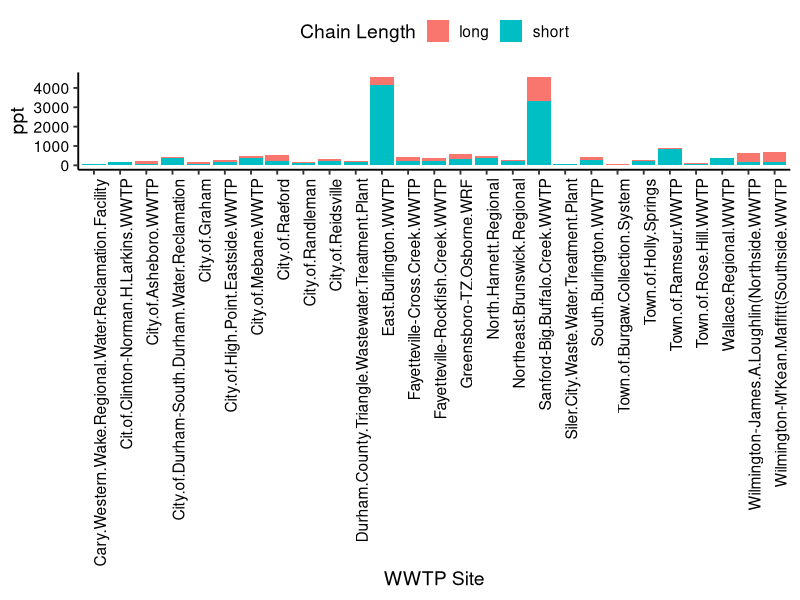
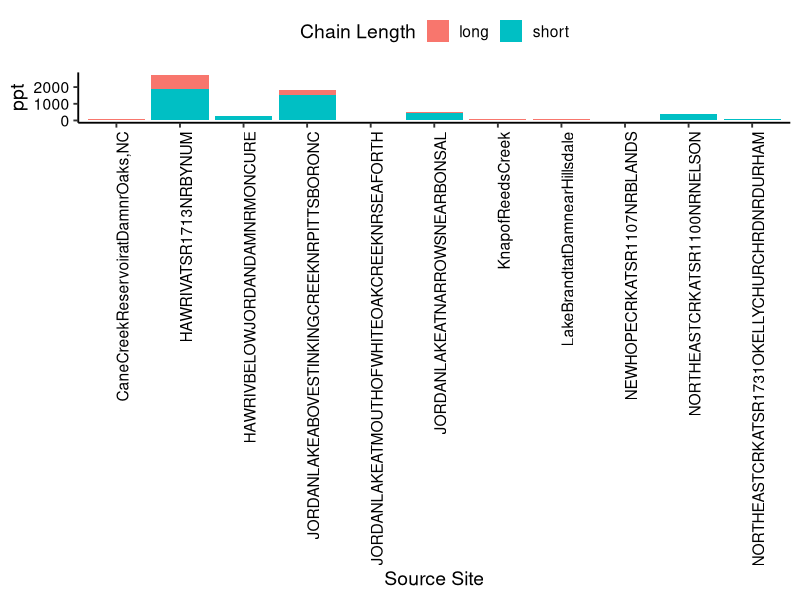

R code for these plots, in order: (Note: this script raises an error after producing the figures.)
## ---- chunk 1
knitr::opts_chunk$set(echo = TRUE)
## ---- chunk 2
# Set your working directory

getwd()

# Load your packages

library(tidyverse)
library(lubridate)

# Set your ggplot theme

mytheme <- theme_classic(base_size = 14) +
  theme(axis.text = element_text(color = "black"), 
        legend.position = "top")

theme_set(mytheme)

# Load your datasets
PFAS_WWTP_clean <- read.csv("./Data/Processed/PFAS_WWTP_clean.csv", stringsAsFactors = TRUE)

PFAS_WWTP_wide_clean <- read.csv("./Data/Processed/PFAS_WWTP_wide_clean.csv", stringsAsFactors = TRUE)

PFAS_Source_clean <- read.csv("./Data/Processed/PFAS_Source_clean.csv", stringsAsFactors = TRUE)

PFAS_Source_wide_clean <- read.csv("./Data/Processed/PFAS_Source_wide_clean.csv", stringsAsFactors = TRUE)

## ---- chunk 3

# want to know what type of remediation is needed to deal with their contamination (GAC short chain; RO both)

ggplot(subset(PFAS_WWTP_clean, !is.na(ppt)), aes(x = Site, y = ppt))+
  geom_col(aes(fill = chain.length)) +
  labs(fill = "Chain Length") +
  xlab("WWTP Site") +
  theme(axis.text.x = element_text(angle = 90,  hjust = 1))


ggplot(subset(PFAS_Source_clean, !is.na(ppt)), aes(x = Site, y = ppt))+
  geom_col(aes(fill = chain.length)) +
  labs(fill = "Chain Length") +
  xlab("Source Site") +
  theme(axis.text.x = element_text(angle = 90,  hjust = 1))



PFAS_wide_clean <- 
    PFAS_wide_clean %>% 
    rowwise() %>% 
    mutate(short.ppt = sum(PFBA, PFBS, PFHpA, PFHxA, PFPeS, PFPeA, na.rm = TRUE)) %>%
    mutate(long.ppt = sum(PFDS, PFDA, PFDoA, PFHpS, PFHxS, PFNS, PFNA, PFOSA, N.EtFOSAA, N.MeFOSAA, PFTeA, PFTriA, PFUnA, HFPO.DA, PFOA, PFOS, na.rm = TRUE))
  
# stacked histogram ppt vs site

ggplot(PFAS_WWTP_wide_clean, aes(x = Site, y = short.ppt))+
  geom_col(aes(fill = supp), width = 0.7)


ggplot(PFAS_WWTP_clean) +
  geom_col(aes(x = Site, y = ppt)) +
  scale_y_continuous(limits = c(0, 100))


PFAS_wide_clean %>% 
   select(-total) %>% 
   gather(type, count, burglaries:robberies) %>% 
   ggplot(., aes(x=year, y=count, fill=forcats::fct_rev(type))) +
   geom_bar(stat="identity")


## ---- chunk 4

# plot analytes by site shows the only analytes worth knowing

ggplot(PFAS_WWTP_clean, aes(fill=Analyte, y=ppt, x=Site)) +     geom_bar(position="stack", stat="identity") +
    labs(fill = "Analyte") +
    theme(axis.text.x=element_blank(),
        axis.ticks.x=element_blank()) +
  xlab("Source Sites")

## ---- chunk 5

# PROBLEM: wide dataset shows 8 sites with PFAS, long shows 11

# decide top sites to plot

topsites <-
  PFAS_wide_clean %>%
  filter(Type =="Source") %>%
  select(Type, Site, TotalPFAS)


topsites <- topsites[with(topsites,order(-TotalPFAS)),]

topsites <- topsites[1:8,]


topsites_wwtp <-
  PFAS_WWTP_wide_clean %>%
  select(Site, TotalPFAS)

topsites_wwtp <- topsites_wwtp[with(topsites_wwtp,order(-TotalPFAS)),]

topsites_wwtp <- topsites_wwtp[1:20,]



# facet wrap each site by x = analyte y = ppt

ggplot(topsites_wwtp, aes(x = Site, y = TotalPFAS)) + 
  geom_bar(stat="identity") +
  facet_wrap(vars(Site), nrow = 5) +
  ylab("Total PFAS (ppt)") +
  theme(axis.text.x=element_blank(),
        axis.ticks.x=element_blank()) 

## ---- chunk 6
#Any locations with Analyte above 30? 70?
#To do this, a simple pipe should do to filter out which analytes/site are above the given value.
#EPA_Processed_2018$Result <- subset(EPA_Processed_2018$Result, !is.na()) #converts the result into a numeric value instead of a factor

source_analyte_above_30 <- 
  PFAS_Source_clean %>%
  filter(ppt > 30)

source_analyte_above_70 <- 
  PFAS_Source_clean %>%
  filter(ppt > 70)

unique(source_analyte_above_30$Site) #11 Sites above 30 
unique(source_analyte_above_70$Site) #5 sites above 70


#Plotting the sites with more than 30/70
source_analyte_30_plot <- 
  ggplot(source_analyte_above_30, aes(x = Sample.Date, y = ppt, color = Site)) +
  geom_point(alpha = 0.5, size = 3)+
  theme(axis.text.x = element_text(angle = 45, hjust = 1))+
  theme(axis.text.x = element_text(size = 7))+
  geom_hline(yintercept = 30, lty = 2)+
  scale_y_continuous(breaks=c(30, 100, 200, 300, 400, 500, 600))+
  theme(legend.position = "right", 
        legend.text = element_text(size = 5), legend.title = element_text(size = 12))+
  xlab("Sample Date")
print(source_analyte_30_plot + ggtitle("Source sites with Analytes above 30 ppt"))

source_analyte_70_plot <- 
  ggplot(source_analyte_above_70, aes(x = Sample.Date, y = ppt, color = Site)) +
  geom_point(alpha = 0.5, size = 3)+
  theme(axis.text.x = element_text(angle = 45, hjust = 1))+
  theme(axis.text.x = element_text(size = 7))+
  geom_hline(yintercept = 70, lty = 2)+
  scale_y_continuous(breaks=c(70, 100, 200, 300, 400, 500, 600))+
  theme(legend.position = "right", 
        legend.text = element_text(size = 5), legend.title = element_text(size = 12))+
  xlab("Sample Date")
print(source_analyte_70_plot + ggtitle("Source sites with Analytes above 70 ppt"))

## ---- chunk 7

#Total PFAS over 130

Total_PFAS_WWTP_Over130 <- 
  PFAS_WWTP_wide_clean %>%
  filter(TotalPFAS > 130)


# sum of pfas for every source site at that date
# filter for those over 130
# unique for how many sites had total pfas over 130

#Source by Site and Date with sum PFAS above 130
# Total_PFAS_Source_Over130 <- 
#   PFAS_long_clean[!is.na(PFAS_long_clean$ppt),] %>%
#   filter (Type == "Source") %>%
#   filter(Analyte == "PFBA"| Analyte == "PFBS" | Analyte == "PFDS" | Analyte == "PFDA" | Analyte == "PFDoA" | Analyte == "PFHpS" | Analyte == "PFHpA" | Analyte == "PFHxS" | Analyte == "PFHxA" | Analyte == "PFNS" | Analyte == "PFNA" | Analyte == "PFOSA" | Analyte == "N.EtFOSAA" | Analyte == "N.MeFOSAA" | Analyte == "PFPeS" | Analyte == "PFPeA" | Analyte == "PFTeA" | Analyte == "PFTriA" | Analyte == "PFUnA" | Analyte == "HFPO.DA" | Analyte == "PFOA" | Analyte == "PFOS") %>%
#   group_by(Site, Sample.Date)%>%
#   summarise(sum_pfas = sum(ppt))%>%
#   filter (sum_pfas > 130)
# 
# unique(Total_PFAS_Source_Over130$Site)
# 
#Plotting sites above 130
source_total_pfas_130_plot <-
  ggplot(Total_PFAS_WWTP_Over130, aes(x = Sample.Date, y = TotalPFAS, color = Site)) +
  geom_point(alpha = 0.7, size = 5)+
  theme(axis.text.x = element_text(angle = 45, hjust = 1))+
  theme(axis.text.x = element_text(size = 7))+
  geom_hline(yintercept = 130, lty = 2)+
  scale_y_continuous(breaks=c(130, 200, 400, 600, 800, 1200))+
  theme(legend.position = "right",
        legend.text = element_text(size = 5), legend.title = element_text(size = 12))+
  xlab("Sample Date")+
  ylab("Total PFAS (ppt)")

print(source_total_pfas_130_plot + ggtitle("WWTP Sites with Total PFAS Above 130 ppt"))

## ---- chunk 8

# How many samples had reporting limits above health advisory levels? 
# maybe do >10 or by analyte

source_ND_under5 <-
  PFAS_Source_clean[!is.na(PFAS_Source_clean$lab.qual),] %>%
  filter(lab.qual <= 5)

source_ND_under10 <-
  PFAS_Source_clean[!is.na(PFAS_Source_clean$lab.qual),] %>%
  filter(lab.qual <= 10)

source_ND_under20 <-
  PFAS_Source_clean[!is.na(PFAS_Source_clean$lab.qual),] %>%
  filter(lab.qual <= 20)

summary(source_ND_under5)
summary(source_ND_under10)
summary(source_ND_under20)

ggplot(source_ND_under5)+
  geom_histogram(aes(x=lab.qual))+
  xlab("ND under 5 ppt")+
  ylab("# of Samples")

ggplot(source_ND_under10)+
  geom_histogram(aes(x=lab.qual))+
  xlab("ND under 10 ppt")+
  ylab("# of Samples")

ggplot(source_ND_under20)+
  geom_histogram(aes(x=lab.qual))+
  xlab("ND under 20 ppt")+
  ylab("# of Samples")


# histogram number of samples by all ND

ggplot(PFAS_Source_clean) +
  geom_histogram(aes(x=lab.qual))+
  xlim(0,600) +
  ylim(0,30) +
  xlab("ND ppt")+
  ylab("# of Samples")
## ---- chunk 9

# of all the ND, how many are under 5

# how many total
source_ND <-
  PFAS_Source_clean[!is.na(PFAS_Source_clean$lab.qual),] %>%
  filter(lab.qual > 0)

# percentage under 5

source_nd_percent = (dim(source_ND_under5)[1] / dim(source_ND)[1])*100
source_nd_percent

# percentage under 20
source_nd_percent = (dim(source_ND_under20)[1] / dim(source_ND)[1])*100
source_nd_percent

## ---- chunk 10

# tried facet wrap

wwtp_pfoa.pfos.genx <-
  PFAS_WWTP_clean %>%
  filter(Analyte %in% c("PFOA", "PFOS", "HFPO.DA"))

# add month column
wwtp_pfoa.pfos.genx$Sample.Date <-
  ymd(wwtp_pfoa.pfos.genx$Sample.Date)

wwtp_pfoa.pfos.genx <- 
  mutate(wwtp_pfoa.pfos.genx, month = month(Sample.Date)) 

#facet wrap by month

ggplot(wwtp_pfoa.pfos.genx, aes(x=Analyte, y=ppt)) +
  geom_bar(position="stack", stat="identity") +
  facet_grid(Site ~ month)

# fewer sites


### TRY 2 -- need to convert HFPO-DA to HFPO.DA and run again

ggplot(wwtp_pfoa.pfos.genx, aes(x = Site, y = ppt))+
  geom_col(aes(fill = Analyte)) +
  labs(fill = "Analyte") +
  ylim(0,4500) +
  xlab("WWTP Site") +
  theme(axis.text.x=element_blank(),
        axis.ticks.x=element_blank())

## ---- chunk 11

# plot analytes by site shows the only analytes worth knowing

ggplot(subset(PFAS_long_clean, Type == "WWTP"), aes(fill=Analyte, y=ppt, x=Site)) +     geom_bar(position="stack", stat="identity") +
    labs(fill = "Analyte") +
    theme(axis.text.x=element_blank(),
        axis.ticks.x=element_blank()) +
  xlab("WWTP Sites")

# summarise  by column and get highest mean value

mean_analyte <-
  colMeans(PFAS_wide_clean[sapply(PFAS_wide_clean, is.numeric)], na.rm=TRUE) 

mean_analyte <- data.frame(mean_analyte)

mean_analyte <-
  mean_analyte %>%
  filter(lakename == "Paul Lake" | lakename == "Peter Lake")

## ---- chunk 12


# group by chain length in Q1
# pfas_chain_group <-
  #PFAS_long_clean %>%
  #drop_na(ppt) %>%
  #group_by(Type, Site, chain.length) %>%
  #summarise(ppt = sum(ppt))

# bar plot stacked
ggplot(subset(pfas_chain_group, Type == "WWTP"), aes(x = Site, y = ppt))+
  geom_col(aes(fill = chain.length)) +
  labs(fill = "Chain Length") +
  xlab("WWTP Site") +
  theme(axis.text.x=element_blank(),
        axis.ticks.x=element_blank())


## ---- chunk 13
wwtp_analyte_above_30 <- 
  PFAS_WWTP_clean %>%
  filter(ppt > 30)

wwtp_analyte_above_70 <- 
  PFAS_WWTP_clean %>%
  filter(ppt > 70)

source_analyte_above_30 <- 
  PFAS_Source_clean %>%
  filter(ppt > 30)

source_analyte_above_70 <- 
  PFAS_Source_clean %>%
  filter(ppt > 70)

unique(wwtp_analyte_above_30$Site) #27 Sites above 30 
unique(wwtp_analyte_above_70$Site) #13 sites above 70

unique(source_analyte_above_30$Site) #11 Sites above 30 
unique(source_analyte_above_70$Site) #5 sites above 70





#Plotting WWTP anayltes over the ppt standards
wwtp_analyte_30_plot <- 
  ggplot(wwtp_analyte_above_30, aes(x = Sample.Date, y = ppt, color = Site)) +
  geom_point(alpha = 0.5, size = 3)+
  theme(axis.text.x = element_text(angle = 45, hjust = 1))+
  theme(axis.text.x = element_text(size = 7))+
  geom_hline(yintercept = 30, lty = 2)+
  scale_y_continuous(breaks=c(30, 100, 200, 400, 800, 1000))+
  theme(legend.position = "right", 
        legend.text = element_text(size = 5), legend.title = element_text(size = 12))+
  xlab("Sample Date")
print(wwtp_analyte_30_plot + ggtitle("WWTP sites with Analytes above 30 ppt"))

wwtp_analyte_70_plot <- 
  ggplot(wwtp_analyte_above_70, aes(x = Sample.Date, y = ppt, color = Site)) +
  geom_point(alpha = 0.5, size = 3)+
  theme(axis.text.x = element_text(angle = 45, hjust = 1))+
  theme(axis.text.x = element_text(size = 7))+
  geom_hline(yintercept = 70, lty = 2)+
  scale_y_continuous(breaks=c(70, 200, 400, 800, 1000))+
  theme(legend.position = "right", 
        legend.text = element_text(size = 5), legend.title = element_text(size = 12))+
  xlab("Sample Date")
print(wwtp_analyte_70_plot + ggtitle("WWTP sites with Analytes above 70 ppt"))
## ---- chunk 14


Total_PFAS_WWTP_Over130 <- 
  PFAS_WWTP_wide_clean %>%
  filter(TotalPFAS > 130)


# #WWTP by Site and Date with sum PFAS above 130
# Total_PFAS_WWTP_Over130 <- 
#   PFAS_long_clean[!is.na(PFAS_long_clean$ppt),] %>%
#   filter (Type == "WWTP") %>%
#   filter(Analyte == "PFBA"| Analyte == "PFBS" | Analyte == "PFDS" | Analyte == "PFDA" | Analyte == "PFDoA" | Analyte == "PFHpS" | Analyte == "PFHpA" | Analyte == "PFHxS" | Analyte == "PFHxA" | Analyte == "PFNS" | Analyte == "PFNA" | Analyte == "PFOSA" | Analyte == "N.EtFOSAA" | Analyte == "N.MeFOSAA" | Analyte == "PFPeS" | Analyte == "PFPeA" | Analyte == "PFTeA" | Analyte == "PFTriA" | Analyte == "PFUnA" | Analyte == "HFPO.DA" | Analyte == "PFOA" | Analyte == "PFOS") %>%
#   group_by(Site, Sample.Date)%>%
#   summarise(sum_pfas = sum(ppt))%>%
#   filter (sum_pfas > 130)
# 
# unique(Total_PFAS_Source_Over130$Site)
# 
#Plotting sites above 130
# wwtp_total_pfas_130_plot <-
#   ggplot(Total_PFAS_WWTP_Over130, aes(x = Sample.Date, y = sum_pfas, color = Site)) +
#   geom_point(alpha = 0.7, size = 5)+
#   theme(axis.text.x = element_text(angle = 45, hjust = 1))+
#   theme(axis.text.x = element_text(size = 7))+
#   geom_hline(yintercept = 130, lty = 2)+
#   scale_y_continuous(breaks=c(130, 400, 600, 800, 1200, 1800, 2400))+
#   theme(legend.position = "right",
#         legend.text = element_text(size = 6), legend.title = element_text(size = 12))+
#   xlab("Sample Date")+
#   ylab("Total PFAS (ppt)")
# print(wwtp_total_pfas_130_plot + ggtitle("WWTP Sites with Total PFAS Above 130 ppt"))



#Plotting sites above 130
wwtp_total_pfas_130_plot <-
  ggplot(Total_PFAS_WWTP_Over130, aes(x = Sample.Date, y = TotalPFAS, color = Site)) +
  geom_point(alpha = 0.7, size = 5)+
  theme(axis.text.x = element_text(angle = 45, hjust = 1))+
  theme(axis.text.x = element_text(size = 7))+
  geom_hline(yintercept = 130, lty = 2)+
  scale_y_continuous(breaks=c(130, 400, 600, 800, 1200, 1800, 2400))+
  theme(legend.position = "right",
        legend.text = element_text(size = 6), legend.title = element_text(size = 12))+
  xlab("Sample Date")+
  ylab("Total PFAS (ppt)")

print(wwtp_total_pfas_130_plot + ggtitle("WWTP Sites with Total PFAS Above 130 ppt"))
## ---- chunk 15
wwtp_ND_under5 <-
  PFAS_WWTP_clean[!is.na(PFAS_WWTP_clean$lab.qual),] %>%
  filter(lab.qual < 5)

wwtp_ND_under10 <-
  PFAS_WWTP_clean[!is.na(PFAS_WWTP_clean$lab.qual),] %>%
  filter(lab.qual < 10)

wwtp_ND_under20 <-
  PFAS_WWTP_clean[!is.na(PFAS_WWTP_clean$lab.qual),] %>%
  filter(lab.qual < 20)

summary(wwtp_ND_under5)
summary(wwtp_ND_under10)
summary(wwtp_ND_under20)

ggplot(wwtp_ND_under5)+
  geom_histogram(aes(x=lab.qual))+
  xlab("ND under 5 ppt")+
  ylab("# of Samples")

ggplot(wwtp_ND_under10)+
  geom_histogram(aes(x=lab.qual))+
  xlab("ND under 10 ppt")+
  ylab("# of Samples")

ggplot(wwtp_ND_under20)+
  geom_histogram(aes(x=lab.qual))+
  xlab("ND under 20 ppt")+
  ylab("# of Samples")


# histogram number of samples by all ND

ggplot(PFAS_WWTP_clean) +
  geom_histogram(aes(x=lab.qual))+
  xlim(0,600) +
  ylim(0,30) +
  xlab("ND ppt")+
  ylab("# of Samples")

## ---- chunk 16

# of all the ND, how many are under 5

# how many are under 5
dim(wwtp_ND_under5) #855

# how many total
wwtp_ND <-
  PFAS_WWTP_clean[!is.na(PFAS_WWTP_clean$lab.qual),] %>%
  filter(lab.qual > 0)

dim(wwtp_ND) #1259

# percentage

wwtp_nd_percent = (dim(wwtp_ND_under5)[1] / dim(wwtp_ND)[1])*100
wwtp_nd_percent

## ---- chunk 17

## ---- chunk 18

PFAS_WWTP_wide_clean$Sample.Date <- ymd(PFAS_WWTP_wide_clean$Sample.Date)

ggplot(PFAS_WWTP_wide_clean, aes(x=Sample.Date, y = TotalPFAS, group=Site)) +
  geom_line(aes(color=Site)) +
  geom_point(aes(color=Site)) +
  ylim(0,600) +
  scale_x_date(date_breaks = "1 month", date_labels = "%b %y")

# or by month column 

PFAS_WWTP_wide_clean <-
  PFAS_WWTP_wide_clean %>%
  mutate(month = month(Sample.Date))

ggplot(PFAS_WWTP_wide_clean, aes(x=month, y = TotalPFAS, group=Site)) +
  geom_line(aes(color=Site)) +
  geom_point(aes(color=Site)) +
  scale_x_continuous(breaks=c(7, 8, 9)) +
  ylab("Total PFAS (ppt)") +
  xlab("2019 Month") +
  theme(legend.position="right")

## ---- chunk 19

ggplot(PFAS_WWTP_clean, aes(fill=Analyte, x=Site, y=ppt)) +
  geom_bar(position="stack", stat="identity") +
  labs(fill = "Analyte") +
  geom_hline(yintercept = 70, lty = 2) +
  ylim(0,5000) +
  ylab("Total PFAS (ppt)") +
  xlab("WWTP Site") +
  geom_text(x = "City.of.Graham", y = 45, label = "70 ppt", hjust = 1, fontface = "bold")  +
  theme(axis.text.x = element_text(angle = 90,  hjust = 1),
    legend.position="right")


ggplot(subset(PFAS_Source_clean, !is.na(ppt)), aes(fill=Analyte, x=Site, y=ppt)) +
  geom_bar(position="stack", stat="identity") +
  labs(fill = "Analyte") +
  geom_hline(yintercept = 70, lty = 2) +
  ylim(0,3000) +
  ylab("Total PFAS (ppt)") +
  xlab("Source Site") +
  geom_text(x = "NORTHEASTCRKATSR1731OKELLYCHURCHRDNRDURHAM", y = 45, label = "70 ppt", hjust = 1, fontface = "bold")  +
  theme(axis.text.x = element_text(angle = 90,  hjust = 1),
    legend.position="right")

## ---- chunk 20

PFAS_WWTP_wide_clean <-
  PFAS_WWTP_wide_clean %>%
  mutate(nonPFOA.PFOS = (TotalPFAS-SumPFOA.PFOS))

WWTP_sum.total <-
  PFAS_WWTP_clean %>%
  filter(Analyte %in% c("PFOA", "PFOS", "PFBA", "PFHxA", "PFNA", "PFBS", "PFHpA", "PFPeA"))

cols <- c(PFOA="blue", PFOS="blue", PFBA="black", PFHxA="black", PFNA="black", PFBS="black", PFHpA="black", PFPeA="black")

ggplot(WWTP_sum.total, aes(x=Site, y=ppt, fill=Analyte)) +
  geom_bar(stat="identity", position = "dodge") +
  scale_fill_manual(values = cols) +
  xlab("WWTP Site")+
  theme(axis.text.x = element_text(angle = 90,  hjust = 1),
    legend.position="right")
